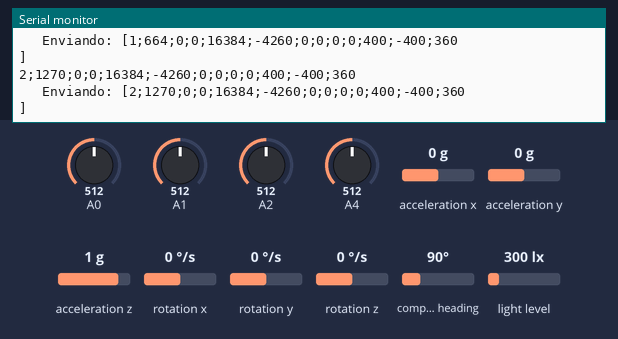
A sketch run on a simulated Arduino Uno, built with avr-gcc and run on an emulated ATmega328P. Parts: the last lines printed to the serial monitor. Wiring (inferred from the names in the program): HMC5883L compass at I2C address 0x1E; BH1750 light sensor at I2C address 0x23; MPU-6050 motion sensor at I2C address 0x68. The inputs (shaded band) are chosen by the test bench; at power-on: acceleration x 0 g, acceleration y 0 g, acceleration z 1 g, rotation x 0 °/s, rotation y 0 °/s, A0 = 512, A1 = 512, A2 = 512, A4 = 512, rotation z 0 °/s, compass heading 90°, light level 300 lx. No radio packets arrive unless stated.

Above: at 1.5 s.
1.6 s: acceleration x set to -1.4 g
At 2.4 s:
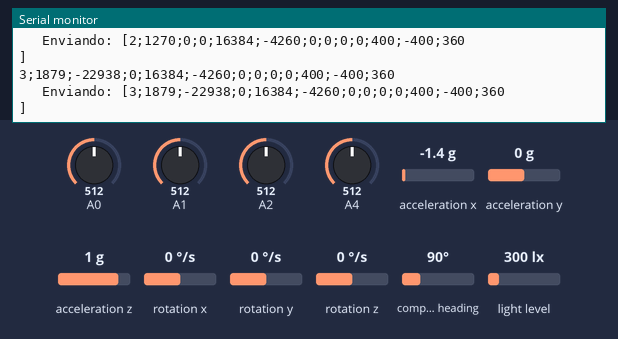
3.1 s: acceleration y set to -1.4 g
At 3.7 s:
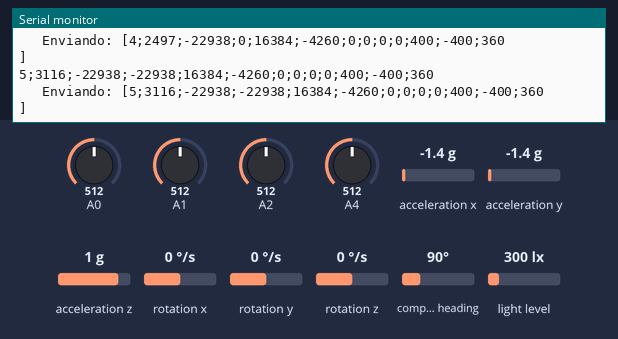
6.4 s: acceleration z set to -1.4 g
At 6.8 s:
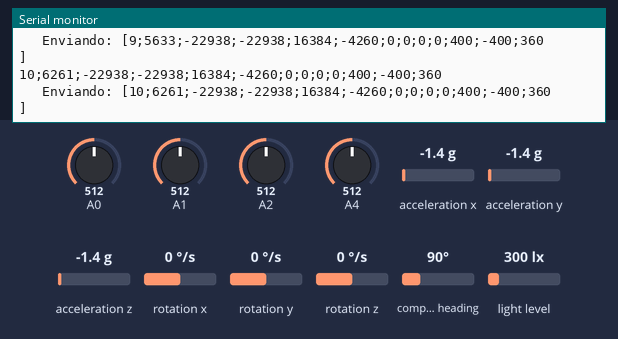
7.9 s: rotation x set to -192 °/s
At 8.8 s:
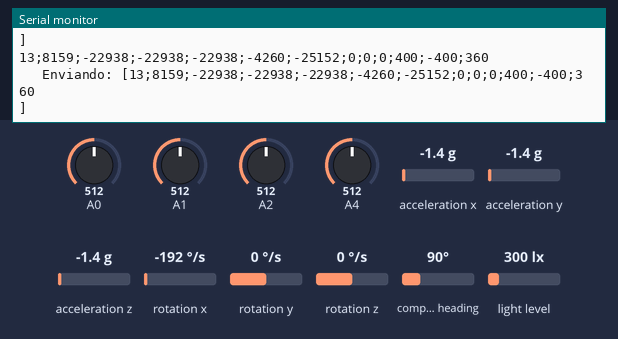
9.4 s: acceleration x set to 0 g
At 10.0 s:
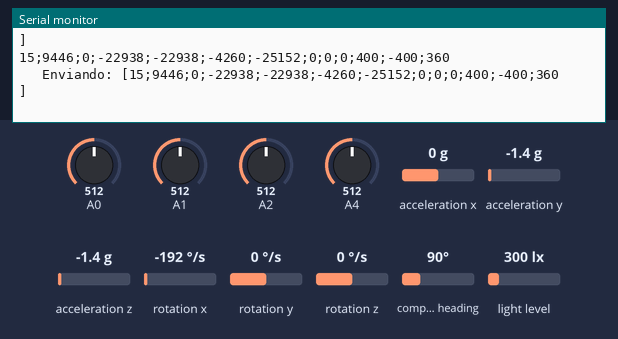
12.7 s: rotation y set to -192 °/s
At 13.2 s:
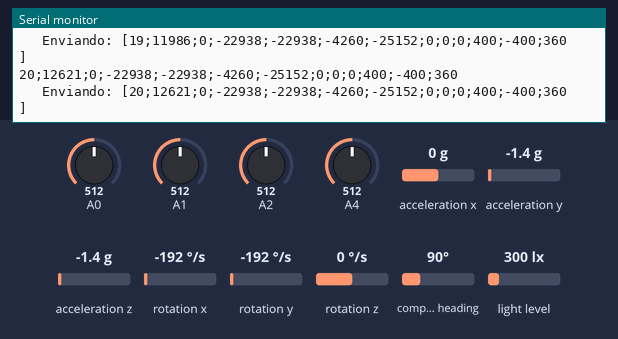

Measured:
- after the input at 1.6 s, the serial monitor: prints a new line after 0.33 s (image 1)
- after the input at 3.1 s, the serial monitor: prints a new line after 0.07 s (image 2)
- after the input at 7.9 s, the serial monitor: prints a new line after 0.31 s (image 4)
- after the input at 9.4 s, the serial monitor: prints a new line after 0.10 s (image 5)

The sketch:

IntegracionTest.ino
```cpp
/****************************
 IntegracionTest

  Este sketch comprueba el funcionamiento basico de un sensor mixto acelerometro
  y magnetometro MPU6050

  Author: @goyoregalado
  Esta version incluye una referencia temporal basada en el contador
  de milisegundos del propio arduino.
  No debe considerarse una referencia fiable.

  Este codigo se deriva del que se encuentra en:
  http://playground.arduino.cc/Main/MPU-6050#sketch

******************************/
#include "MPU6050Constants.h"
#include "HMC5883LConstants.h"
#include "BH1750FVIConstants.h"
#include <Wire.h>
#include <RH_ASK.h>
#include <SPI.h>

//Tamaño maximo buffer trasnmision.
// 61 caracteres como maximo y el caracter null \0 solo salida IMU
//const int MAX_BUFFER = 62;
// Si sumamos la salida del magnetometro:
const int MAX_BUFFER = 100;

int temp;
// Magnitudes de los sensores.
int AcX, AcY, AcZ, GyX, GyY, GyZ, magX, magY, magZ, lux;
// Valor de los sensores LDR.
int ls1, ls2, ls3, ls4;
int valor = 0;
unsigned int packetNumber = 0;
unsigned int milsec, milsecOffset = 0;
String out = "";
// Pin de recepcion 8, pin de transmision 7
RH_ASK driver(2000, 8, 7, 10, false);
//RH_ASK driver;
char msg[MAX_BUFFER];
//char *msg;


void setup() {

  AcX = 0;
  AcY = 0;
  AcZ = 0;
  temp = 0;
  GyX = 0;
  GyY = 0;
  GyZ = 0;
  magX = 0;
  magY = 0;
  magZ = 0;
  lux = 0;
  ls1 = 0;
  ls2 = 0;
  ls3 = 0;
  ls4 = 0;

  Serial.begin(9600);

  if (driver.init()) {
    // Si el enlace de radio funciona, encendemos el led L de la placa.
    digitalWrite(13, HIGH);
  }

  Wire.begin();

  Serial.println("Configurando MPU6050");
  configure_MPU6050();
  Serial.println("Configurando HMC5883L");
  configure_hmc5883l();
  Serial.println("Configurando BH1750FVI");
  configure_bh1750FVI();


  Serial.println("Obteniendo marca temporal de referencia");
  milsecOffset = millis();

  // Formato de linea.
  // nPaquete;milis;AcX;AcY;AcZ;T;GyX;GyY;GyZ;magX;magY;magZ

}

void loop() {
  out = "";
  milsec = millis();
  milsec = milsec - milsecOffset;

  read_MPU6050();
  hmc5883l_singleread();
  read_bh1750FVI();
  ls1 = analogRead(A0);
  ls2 = analogRead(A1);
  ls3 = analogRead(A2);
  ls4 = analogRead(A4);

  out += String(packetNumber);
  out += ";";
  out += String(milsec);
  out += ";";
  out += String(AcX);
  out += ";";
  out += String(AcY);
  out += ";";
  out += String(AcZ);
  out += ";";
  out += String(temp);
  out += ";";
  out += String(GyX);
  out += ";";
  out += String(GyY);
  out += ";";
  out += String(GyZ);
  out += ";";
  out += String(magX);
  out += ";";
  out += String(magY);
  out += ";";
  out += String(magZ);
  out += ";";
  out += String(lux);
/*  out += ";";
  if (ls1 >= 500) {
    out += "1;";
  }
  else {
    out += "0;";
  }
  if (ls2 >= 500) {
    out += "1;";
  }
  else {
    out += "0;";
  }
  if (ls3 >= 500) {
    out += "1;";
  }
  else {
    out += "0;";
  }
  if (ls4 >= 500) {
    out += "1";
  }
  else {
    out += "0";
  }*/
  out += "\n";
  //Serial.println("Temperatura: ");
  //Serial.println(temp/340.00+36.53);

  Serial.println(out);
  out.toCharArray(msg, out.length() +1 );
  //out.toCharArray(msg, out.length() );


  //msg = "25;12762;-524;516;17360;-3136;212;131;32;409;-256;-217;226;1;1;1;1\0";
  Serial.print("\t Enviando: [");
  Serial.print(msg);
  Serial.println("]");
  driver.send((uint8_t *)msg, strlen(msg));
  driver.waitPacketSent();

  packetNumber += 1;
  delay(500);
}

void configure_MPU6050() {
  Wire.beginTransmission(MPU);
  Wire.write(PWR_MGMT_1);
  Wire.write(0);
  Wire.endTransmission(true);
}

void read_MPU6050() {
  Wire.beginTransmission(MPU);
  Wire.write(ACCEL_XOUT_H);
  Wire.endTransmission(false);
  Wire.requestFrom(MPU, 14, true);
  AcX = Wire.read() <<8| Wire.read();
  AcY = Wire.read() <<8| Wire.read();
  AcZ = Wire.read() <<8| Wire.read();
  temp = Wire.read() <<8| Wire.read();
  GyX = Wire.read() <<8| Wire.read();
  GyY = Wire.read() <<8| Wire.read();
  GyZ = Wire.read() <<8| Wire.read();
  Wire.endTransmission(true);
}

void configure_hmc5883l() {
  Wire.beginTransmission(HMC5883L);
  // Se configura 0 00 001 00
  // El bit mas significativo siempre debe ser 0
  // Los siguientes dos bits se ponen a cero para que no haga
  // media de lecturas.
  // Los siguientes tres bits toman el valor 100 y eso provoca
  // que la velocidad de medida sea de 15 Hz
  // Los dos ultimos bits establecen que la medida se haga sin sesgo, por eso toman valor 00
  Wire.write(HMC5883L_CONFIG_A);
  Wire.write(0x04);
  Wire.endTransmission(true);

  Wire.beginTransmission(HMC5883L);
  // Se configura 000 00000
  // Los tres primeros bits configuran la ganancia de las salidas. Toman un valor 000
  // este valor implica que la ganancia sea de 1370 LSB/Gauss
  Wire.write(HMC5883L_CONFIG_B);
  Wire.write(0x00);
  Wire.endTransmission(true);

  Wire.beginTransmission(HMC5883L);
  // Se configura con el valor 000000 01
  // Los seis primeros bits tienen que configurarse a cero obligatoriamente.
  // Los dos ultimos bits se configuran con el valor 01 que representa el modo de lectura unica.
  // Si queremos usar lecturas continuas entonces se programa con 00
  // Dado que en modo de lectura unica el chip permanece en reposo hasta la siguiente lectura, parece
  // el modo mas adecuado para el modelo de cubesat.
  Wire.write(HMC5883L_MODE);
  Wire.write(0x01);
  Wire.endTransmission(true);
}

void hmc5883l_singleread() {
  Wire.beginTransmission(HMC5883L);
  // Se configura con el valor 000000 01
  // Los seis primeros bits tienen que configurarse a cero obligatoriamente.
  // Los dos ultimos bits se configuran con el valor 01 que representa el modo de lectura unica.
  // Si queremos usar lecturas continuas entonces se programa con 00
  // Dado que en modo de lectura unica el chip permanece en reposo hasta la siguiente lectura, parece
  // el modo mas adecuado para el modelo de cubesat.
  Wire.write(HMC5883L_MODE);
  Wire.write(0x01);
  Wire.endTransmission(true);

  Wire.beginTransmission(HMC5883L);
  Wire.write(HMC5883L_DATAX_H);
  Wire.endTransmission(false);
  Wire.requestFrom(HMC5883L, 6, true);
  magX = Wire.read() <<8| Wire.read();
  magZ = Wire.read() <<8| Wire.read();
  magY = Wire.read() <<8| Wire.read();

}

void configure_bh1750FVI() {
  Wire.beginTransmission(BH1750_L);
  Wire.write(Power_On);
  Wire.endTransmission(true);

  Wire.beginTransmission(BH1750_L);
  Wire.write(Continuous_H_resolution_Mode);
  Wire.endTransmission(true);
}

void read_bh1750FVI() {
  Wire.beginTransmission(BH1750_L);
  Wire.requestFrom(BH1750_L, 2);
  lux = Wire.read() <<8| Wire.read();

}
```

BH1750FVIConstants.h
```cpp
#define BH1750_L 0x23 // Device address when address pin LOW
#define BH1750_H 0x5C // Device address when address pin LOW
//all command here taken from Data sheet OPECODE Table page 5
#define Power_Down 0x00

#define Power_On 0x01

#define reset 0x07

#define Continuous_H_resolution_Mode  0x10

#define Continuous_H_resolution_Mode2  0x11

#define Continuous_L_resolution_Mode  0x13

#define OneTime_H_resolution_Mode  0x20

#define OneTime_H_resolution_Mode2  0x21

#define OneTime_L_resolution_Mode  0x23//As well as address value
```

HMC5883LConstants.h
```cpp
/*
  Direccion I2C base del sensor.
*/
const int HMC5883L=0x1E;

/*
  Direcciones de los registros del sensor.
*/
#define HMC5883L_CONFIG_A        0x00
#define HMC5883L_CONFIG_B        0x01
#define HMC5883L_MODE            0x02
#define HMC5883L_DATAX_H         0x03
#define HMC5883L_DATAX_L         0x04
#define HMC5883L_DATAZ_H         0x05
#define HMC5883L_DATAZ_L         0x06
#define HMC5883L_DATAY_H         0x07
#define HMC5883L_DATAY_L         0x08
#define HMC5883L_STATUS          0x09
#define HMC5883L_ID_A            0x0A
#define HMC5883L_ID_B            0x0B
#define HMC5883L_ID_C            0x0C

/*
  Valores de configuracion de la ganancia
  del sensor.
  Influyen en la resolucion de las salidas.
  El valor que vamos a seleccionar, a priori es
  HMC5883L_GAIN_1370.
*/
#define HMC5883L_GAIN_1370          0x00
#define HMC5883L_GAIN_1090          0x01
#define HMC5883L_GAIN_820           0x02
#define HMC5883L_GAIN_660           0x03
#define HMC5883L_GAIN_440           0x04
#define HMC5883L_GAIN_390           0x05
#define HMC5883L_GAIN_330           0x06
#define HMC5883L_GAIN_220           0x07

#define HMC5883L_MODEREG_BIT        1
#define HMC5883L_MODEREG_LENGTH     2

#define HMC5883L_MODE_CONTINUOUS    0x00
#define HMC5883L_MODE_SINGLE        0x01
#define HMC5883L_MODE_IDLE          0x02

#define HMC5883L_STATUS_LOCK_BIT    1
#define HMC5883L_STATUS_READY_BIT   0
```

MPU6050Constants.h
```cpp
const int MPU=0x68;

/*
Este registro se utiliza para establecer la direccion I2C del dispositivo.
Por defecto, tiene el valor 0x68.
*/
const int WHOAMI=0x75;

/*
PWR_MGMT_1: Este registro permite configurar el modo de alimentacion y el
origen de la señal de reloj.
Poniendo el bit 6 (SLEEP) a 1 pasa a modo sleep.
Si no esta en modo sleep y se habilita el bit 5 (CYCLE) el dispositivo
hace ciclos de una ´nica lectura del acelerometro a un ritmo determinado por
LP_WAKE_CTRL en el registro PWR_MGMT_2
Los bits del 0 al 2 CLKSEL[2:0] establecen la fuente de reloj. A cero usa
oscilador interno a 8MHz.

*/
const int PWR_MGMT_1=0x6B;


/*
PWR_MGMT_2: Este registro permite configurar la frecuencia de wake-ups en modo de bajo
consumo solo acelerometro.
Permite poner ejes del acelerometro y giroscopo en modo standby.
Por defecto, tiene el valor 0x40
*/
const int PWR_MGMT_2=0x6C;

/*
Registros relativos a los acelerometros y y giroscopos.
*/
const int ACCEL_XOUT_H=0x3B;
const int ACCEL_XOUT_L=0x3C;
const int ACCEL_YOUT_H=0x3D;
const int ACCEL_YOUT_L=0x3E;
const int ACCEL_ZOUT_H=0x3F;
const int ACCEL_ZOUT_L=0x40;
const int TEMP_OUT_H=0x41;
const int TEMP_OUT_L=0x42;
const int GYRO_XOUT_H=0x43;
const int GYRO_XOUT_L=0x44;
const int GYRO_YOUT_H=0x45;
const int GYRO_Y_OUT_L=0x46;
const int GYRO_Z_OUT_H=0x47;
const int GYRO_Z_OUT_L=0x48;

/*
  ACCEL_CONFIG: Este registro contiene la configuracion del acelerometro. Sirve para disparar el self-test de cada eje
  y para configurar el valor AFS_SEL que se codifica en los bits 4 y 3. El contenido de este campo define el rango
  maximo del sensor.
  AFS_SEL = 0 --> +-2g
  AFS_SEL = 1 --> +-4g
  AFS_SEL = 2 --> +-8g
  AFS_SEL = 3 --> +-16g
*/
const int ACCEL_CONFIG=0x1C;

/*
  GYRO_CONFIG: Este registro contiene la configuracion del giroscopo. Sirve para configurar la resolucion y sensibilidad
  del giroscopo segun los valores del registro FS_SEL que se codifica en los bits 4 y 3. El contenido de este campo define
  el rango maximo del sensor y su sensibilidad.

  Rango maximo de medida.
  FS_SEL = 0 --> +- 250º/s
  FS_SEL = 1 --> +- 500º/s
  FS_SEL = 2 --> +- 1000º/s
  FS_SEL = 3 --> +- 2000º/s

  Sensibilidad.
  FS_SEL = 0 --> 131 LSB/(º/s)
  FS_SEL = 1 --> 65.5 LSB/(º/s)
  FS_SEL = 2 --> 32.8 LSB/(º/s)
  FS_SEL = 3 --> 16.4 LSB/(º/s)

*/
const int GYRO_CONFIG=0x1B;

/*
Mascara a aplicar para poder mostrar los valores de configuracion de acelerometro y giroscopo.
*/
const int FULL_SCALE_MASK=0x18;
```
